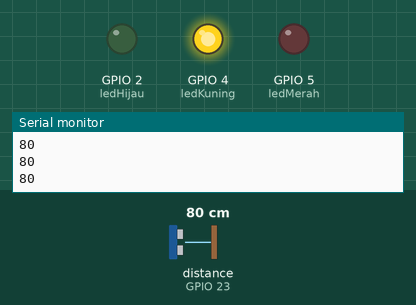
Recording of a sketch running on a simulated ESP32. Shown: output pins drawn as LEDs (lit = HIGH), the last lines printed to the serial monitor. Wiring (inferred from the names in the program): ultrasonic range finder: trigger GPIO 22; echo GPIO 23. The test bench sets the inputs (shaded band); at power-on: distance to the obstacle (sensor on GPIO 23) 80 cm. The echo pulse lasts 58.3 µs per cm; pins used as bus, display or sensor lines are not drawn.

Above: at 1.2 s.
1.3 s: distance to the obstacle (sensor on GPIO 23) set to 53 cm
2.8 s: distance to the obstacle (sensor on GPIO 23) set to 45 cm
At 4.2 s:
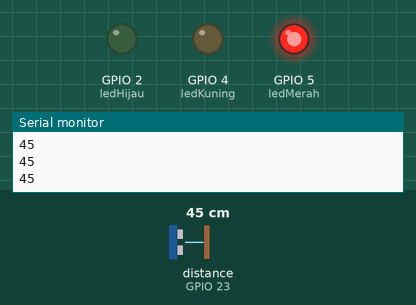
4.5 s: distance to the obstacle (sensor on GPIO 23) set to 120 cm
At 5.8 s:
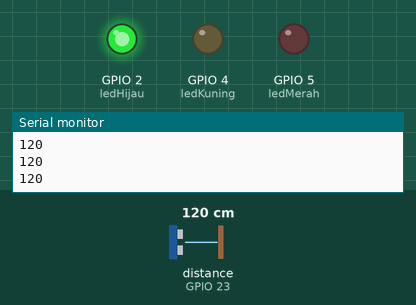
6.3 s: distance to the obstacle (sensor on GPIO 23) set to 103 cm
7.8 s: distance to the obstacle (sensor on GPIO 23) set to 96 cm
At 8.7 s:
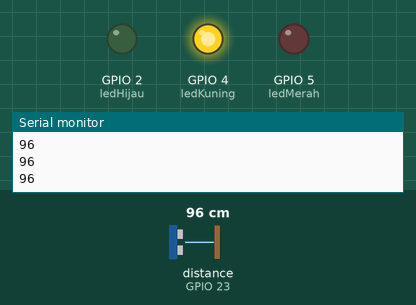
9.7 s: distance to the obstacle (sensor on GPIO 23) set to 2 cm
At 10.8 s:
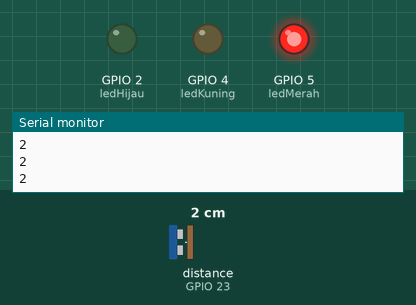
Timing chart, 0 to 12.5 s (numbered marks = the images above; inputs shaded):
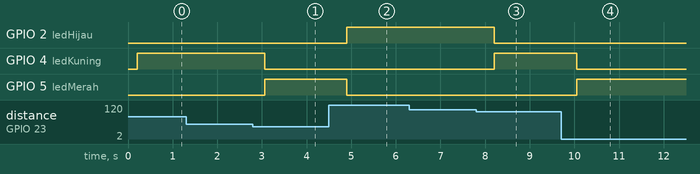

The sketch:

5_Distance_Measuring_Sensor.ino
```cpp
int ledHijau = 2;
int ledKuning = 4;
int ledMerah = 5;
const int trigpin = 22;
const int echopin = 23;
long timer;
int jarak;

void setup() {
  // put your setup code here, to run once:
  Serial.begin(115200);
  pinMode(ledHijau, OUTPUT);
  pinMode(ledKuning, OUTPUT);
  pinMode(ledMerah, OUTPUT);
  pinMode(trigpin, OUTPUT);
  pinMode(echopin, INPUT);
}

void loop() {
  // put your main code here, to run repeatedly:
  digitalWrite(trigpin, LOW);
  delayMicroseconds(2);
  digitalWrite(trigpin, HIGH);
  delayMicroseconds(10);
  digitalWrite(trigpin, LOW);

  timer = pulseIn(echopin, HIGH);
  jarak = timer/58;
  Serial.println(jarak);
  delay(200);

  if(jarak >100) {
    digitalWrite(ledHijau, HIGH);
    digitalWrite(ledKuning, LOW);
    digitalWrite(ledMerah, LOW);
  } else if(jarak >50 && jarak <100) {
    digitalWrite(ledHijau, LOW);
    digitalWrite(ledKuning, HIGH);
    digitalWrite(ledMerah, LOW);
  } else if(jarak >0 && jarak <50) {
    digitalWrite(ledHijau, LOW);
    digitalWrite(ledKuning, LOW);
    digitalWrite(ledMerah, HIGH);
  }
}
```

Measured:
- the behaviour switches between 50 and 49 cm on distance to the obstacle (sensor on GPIO 23) (found by bisection; images 0 and 1)
- the behaviour switches between 100 and 99 cm on distance to the obstacle (sensor on GPIO 23) (found by bisection; images 2 and 3)
- after the input at 2.8 s, GPIO 4 (ledKuning): HIGH → LOW after 0.26 s; GPIO 5 (ledMerah): LOW → HIGH after 0.26 s
- after the input at 4.5 s, GPIO 2 (ledHijau): LOW → HIGH after 0.40 s; GPIO 5 (ledMerah): HIGH → LOW after 0.40 s
- after the input at 7.8 s, GPIO 2 (ledHijau): HIGH → LOW after 0.41 s; GPIO 4 (ledKuning): LOW → HIGH after 0.41 s
- after the input at 9.7 s, GPIO 4 (ledKuning): HIGH → LOW after 0.36 s; GPIO 5 (ledMerah): LOW → HIGH after 0.36 s
